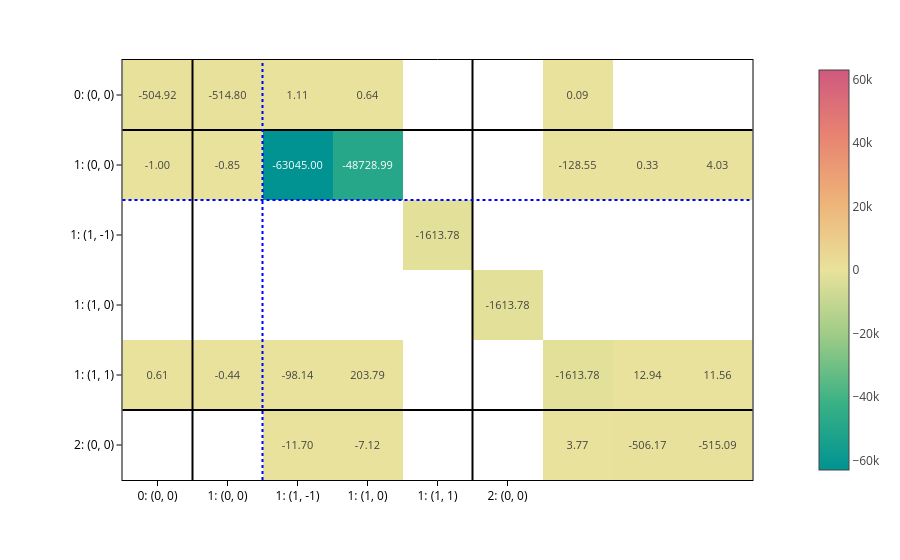

Write notebook code for a chart like this one.
### Markdown cell above
You can of course plot the predicted matrices:

### Code cell
matrix = processor.matrix_from_data(data, predictions=out)
from matplotlib import pyplot as plt
plot_basis_matrix(
    matrix[0]*1e6,
    config1,
    point_lines={"color": "black"},
    basis_lines={"color": "blue"},
    colorscale="temps",
    text=".2f",
    basis_labels=True,
).show()

### Figure 1 — Plotly figure (JSON) as saved in the notebook; plotly's stock layout.template omitted (floating-point values rounded to 4 significant figures)
{"data": [{"coloraxis": "coloraxis", "hovertemplate": "x: %{x}<br>y: %{y}<br>color: %{z}<extra></extra>", "name": "0", "texttemplate": "%{z:.2f}", "type": "heatmap", "xaxis": "x", "yaxis": "y", "z": [[-504.9, -514.8, 1.106, 0.6363, NaN, NaN, 0.08754, NaN, NaN], [-1.004, -0.852, -63050.0, -48730.0, NaN, NaN, -128.5, 0.3275, 4.031], [NaN, NaN, NaN, NaN, -1614.0, NaN, NaN, NaN, NaN], [NaN, NaN, NaN, NaN, NaN, -1614.0, NaN, NaN, NaN], [0.6131, -0.4373, -98.14, 203.8, NaN, NaN, -1614.0, 12.94, 11.56], [NaN, NaN, -11.7, -7.12, NaN, NaN, 3.773, -506.2, -515.1]]}], "layout": {"coloraxis": {"cmid": 0, "colorscale": [[0, "rgb(0, 147, 146)"], [0.1667, "rgb(57, 177, 133)"], [0.3333, "rgb(156, 203, 134)"], [0.5, "rgb(233, 226, 156)"], [0.6667, "rgb(238, 180, 121)"], [0.8333, "rgb(232, 132, 113)"], [1, "rgb(207, 89, 126)"]]}, "margin": {"t": 60}, "shapes": [{"line": {"color": "black"}, "type": "line", "x0": 0, "x1": 1, "xref": "x domain", "y0": 0.5, "y1": 0.5, "yref": "y"}, {"line": {"color": "black"}, "type": "line", "x0": 0.5, "x1": 0.5, "xref": "x", "y0": 0, "y1": 1, "yref": "y domain"}, {"line": {"color": "black"}, "type": "line", "x0": 0, "x1": 1, "xref": "x domain", "y0": 4.5, "y1": 4.5, "yref": "y"}, {"line": {"color": "black"}, "type": "line", "x0": 4.5, "x1": 4.5, "xref": "x", "y0": 0, "y1": 1, "yref": "y domain"}, {"line": {"color": "blue", "dash": "dot"}, "type": "line", "x0": 0, "x1": 1, "xref": "x domain", "y0": 1.5, "y1": 1.5, "yref": "y"}, {"line": {"color": "blue", "dash": "dot"}, "type": "line", "x0": 1.5, "x1": 1.5, "xref": "x", "y0": 0, "y1": 1, "yref": "y domain"}], "xaxis": {"anchor": "y", "constrain": "domain", "domain": [0, 1], "scaleanchor": "y", "ticktext": ["0: (0, 0)", "1: (0, 0)", "1: (1, -1)", "1: (1, 0)", "1: (1, 1)", "2: (0, 0)"], "tickvals": [0, 1, 2, 3, 4, 5]}, "yaxis": {"anchor": "x", "autorange": "reversed", "constrain": "domain", "domain": [0, 1], "ticktext": ["0: (0, 0)", "1: (0, 0)", "1: (1, -1)", "1: (1, 0)", "1: (1, 1)", "2: (0, 0)"], "tickvals": [0, 1, 2, 3, 4, 5]}}}
